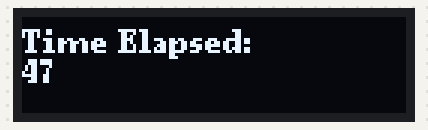
Simulated run of this sketch. Board: Arduino Uno, built with avr-gcc and run on an emulated ATmega328P. Shown: 128×32 one-colour display.

Above: at 0.22 s.
At 4.83 s:
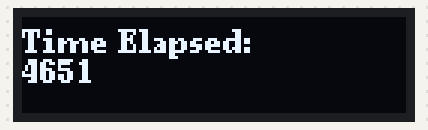
At 9.69 s:
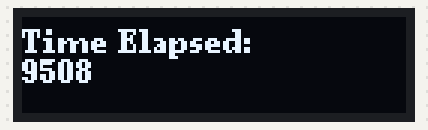
At 19.64 s:
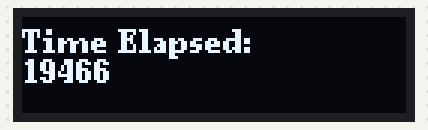
At 29.32 s:
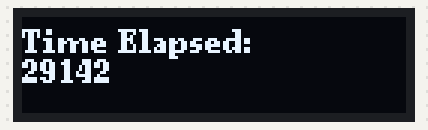
At 38.84 s:
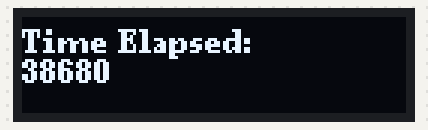

The sketch:

smaller_oled_code.ino
```cpp
#include <SPI.h>
#include <U8g2lib.h>


U8G2_SSD1306_128X32_UNIVISION_F_HW_I2C u8g2(U8G2_R0);

void setup() {
  u8g2.begin();

}
void loop() {

    u8g2.clearBuffer();          // clear the internal memory
    u8g2.setFont(u8g2_font_ncenB08_tr); // choose a suitable font
    u8g2.setCursor(0,12);
    u8g2.print("Time Elapsed:");
    u8g2.setCursor(0,22);
    u8g2.print(millis());
    u8g2.sendBuffer();          // transfer internal memory to the display
}
```
